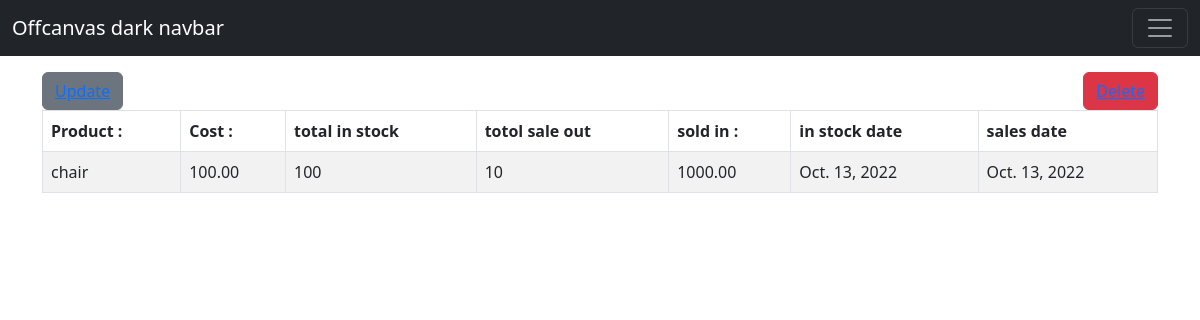
Page /view_detail/3/ (signed in) on the committed database.
### inve/models.py (models this page shows, shortened)
class Inventory(models.Model):
    name = models.CharField(max_length= 100, null= False, blank=False)
    cost_product = models.DecimalField(max_digits = 20, decimal_places = 2, null=False, blank=False)
    qty_in_stock = models.IntegerField(null=False, blank=False)
    qty_sold = models.IntegerField(null=False, blank=False)
    sales = models.DecimalField(max_digits = 20, decimal_places = 2, null=False, blank=False)
    stack_date = models.DateField(auto_now_add=True)
    last_sales_date = models.DateField(auto_now=True)

### inve/views.py (the view)
# urls.py: path('view_detail/<id>/',views.veiw_detail,name='view_detail'),
@login_required
def veiw_detail(request, id):
    inve = get_object_or_404(Inventory,pk=id)
    return render(request,'inve/view_detail.html',{'inve':inve})

### inve/templates/inve/view_detail.html (shortened to what this page needs)
{% extends "inve/layout.html" %}
{% load crispy_forms_tags %}
{% block content %}
<div class="mt-5"  style="margin: top 30%;">
    <div class="container">
        <table class="table table-striped table-bordered table-hovet">
            <thead class="thead-dark">
                <tr>
                    <th scope='col' >Product :</th>
                    <th scope='col'>Cost :</th>
                    <th scope='col'>total in stock</th>
                    <th scope='col'>totol sale out</th>
                    <th scope='col'>sold in :</th>
                    <th scope='col'>in stock date</th>
                    <th scope='col'>sales date </th>
                </tr>
            </thead>
            <tbody>
                <tr style=" cursor: position; cursor: hand;" >
                    <td scope='row'>{{inve.name}}</td>
                    <td scope='row'>{{inve.cost_product}}</td>
                    <td scope='row'>{{inve.qty_in_stock}}</td>
                    <td scope='row'>{{inve.qty_sold}}</td>
                    <td scope='row'>{{inve.sales}}</td>
                    <td scope='row'>{{inve.stack_date}}</td>
                    <td scope='row'>{{inve.last_sales_date}}</td>
                </tr>
            </tbody>
            <div style="display:flex; justify-content: space-between ;">
                <button class="btn btn-secondary" type="submit"><a href="{% url 'update' inve.id %}">Update</a></button>
                <button class="btn btn-danger" type="submit"><a href="{% url 'delete' inve.id %}">Delete</a></button>
            </div>
    </div>
</div>
{% endblock content %}

### rows in the picture
Inventory: name "chair", cost_product "100.00", qty_in_stock "100", qty_sold "10", sales "1000.00", stack_date "Oct. 13, 2022", last_sales_date "Oct. 13, 2022"
